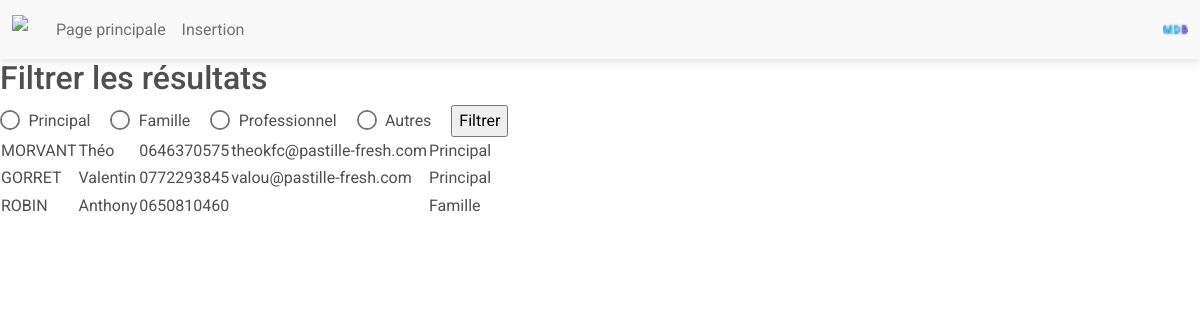
Page / (signed in) on the earlier database version.
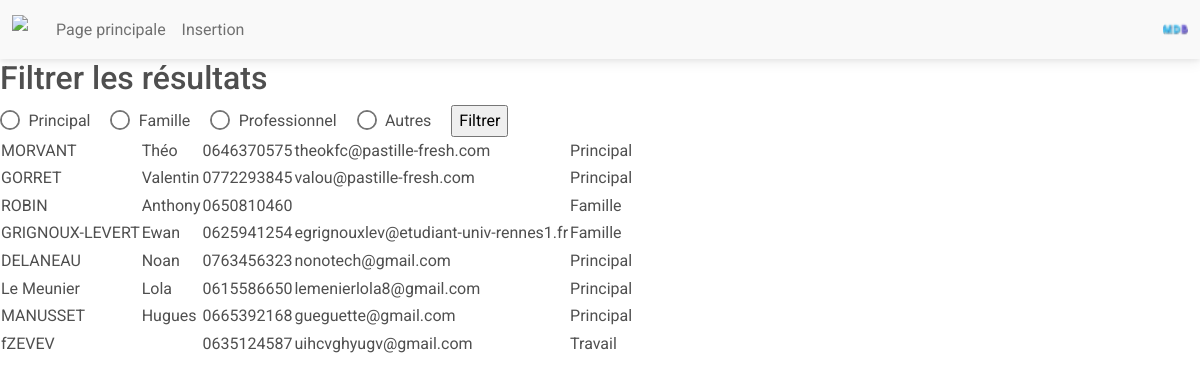
Same page on the later database version.
### tables this page shows
CREATE TABLE "Coordonnees" (
	"id"	INTEGER,
	"nom"	VARCHAR(30) NOT NULL,
	"prenom"	VARCHAR(30) NOT NULL,
	"phoneNumber"	VARCHAR(10),
	"email"	VARCHAR(40) CHECK("email" LIKE '%@%'),
	"idUsers"	INTEGER NOT NULL,
	"groups"	VARCHAR(10) NOT NULL CHECK("groups" IN ('Principal', 'Travail', 'Famille', 'Autre')),
	"socialMedia"	VARCHAR(100),
	PRIMARY KEY("id" AUTOINCREMENT),
	FOREIGN KEY("idUsers") REFERENCES "Users"("id") ON UPDATE CASCADE ON DELETE CASCADE
);

### index.php (the view, shortened to what this page needs)
<!DOCTYPE html>
<html lang="fr">
    <head>
        <link href="http://localhost/WEB2/IUT-Projet-WEB/style.css" rel="stylesheet" type="text/css">
        <link rel="stylesheet" href="https://cdnjs.cloudflare.com/ajax/libs/font-awesome/6.0.0/css/all.min.css%22/%3E">
        <link rel="stylesheet" href="css/mdb.min.css" />
    </head>
    <body>
        <nav class="navbar navbar-expand-lg navbar-light bg-light">
            <div class="container-fluid">
                <div class="collapse navbar-collapse" id="navbarSupportedContent">
                    <a class="navbar-brand mt-2 mt-lg-0">
                        <img src="#" height="30" loading="lazy"/>
                    </a>
                    <ul class="navbar-nav me-auto mb-2 mb-lg-0">
                        <li class="nav-item">
                        <a class="nav-link" href="index.php">Page principale</a>
                        </li>
                        <?php
                            if(isset($_SESSION) && $_SESSION['status']=='admin'){
                                echo '<li class="nav-item">';
                                echo '<a class="nav-link" href="insertion.php">Insertion</a>';
                                echo '</li>';
                            }
                        ?>
                    </ul>
                </div>
                <div class="d-flex align-items-center">
                    <div class="dropdown">
                        <a class="dropdown-toggle d-flex align-items-center hidden-arrow" href="#" id="navbarDropdownMenuAvatar" role="button" data-mdb-toggle="dropdown" aria-expanded="false">
                            <img src="img/mdb-favicon.ico" class="rounded-circle" height="25" alt="Black and White Portrait of a Man" loading="lazy"/>
                        </a>
                    </div>
                </div>
            </div>
        </nav>
        <section>
            <h2>Filtrer les résultats</h2>
            <form action="#" method="GET">
                <div class="form-check form-check-inline">
                    <input class="form-check-input" type="radio" name="inlineRadioOptions" id="inlineRadio1" value="Principal" />
                    <label class="form-check-label" for="inlineRadio1">Principal</label>
                </div>
                <div class="form-check form-check-inline">
                    <input class="form-check-input" type="radio" name="inlineRadioOptions" id="inlineRadio2" value="Famille" />
                    <label class="form-check-label" for="inlineRadio1">Famille</label>
                </div>
                <div class="form-check form-check-inline">
                    <input class="form-check-input" type="radio" name="inlineRadioOptions" id="inlineRadio3" value="Professionnel" />
                    <label class="form-check-label" for="inlineRadio1">Professionnel</label>
                </div>
                <div class="form-check form-check-inline">
                    <input class="form-check-input" type="radio" name="inlineRadioOptions" id="inlineRadio4" value="Autres" />
                    <label class="form-check-label" for="inlineRadio1">Autres</label>
                </div>
                <input type="submit" id='submit' value='Filtrer'>
            </form>
        </section>
        <?php
        $madb = new PDO('sqlite:'.$_SERVER["DOCUMENT_ROOT"]."/WEB2/IUT-Projet-WEB/DB/database.sqlite") ;
        if (!empty($_GET)){
            $groups_filtre= $madb->quote($_GET["inlineRadioOptions"]);
            $query = 'SELECT * FROM Coordonnees WHERE idUsers LIKE '.$_SESSION["id"].' AND groups LIKE '.$groups_filtre.';';
            $result = $madb->query($query);
            $tb = "<tr>";
            while ($row = $result->fetch(PDO::FETCH_ASSOC)) {
                $nom = $row["nom"];
                $prenom = $row["prenom"];
                $phone = $row["phoneNumber"];
                $mail = $row["email"];
                $groups = $row["groups"];
                $tb .= "<td> $nom </td>";
                $tb .= "<td> $prenom </td>";
                $tb .= "<td> $phone </td>";
                $tb .= "<td> $mail </td>";
                $tb .= "<td> $groups </td>";
                $tb .= "</tr>";
            }
        }
        else {
            $query = 'SELECT * FROM Coordonnees WHERE idUsers LIKE '.$_SESSION["id"].' ;';
            $result = $madb->query($query);
            $tb = "<tr>";
            while ($row = $result->fetch(PDO::FETCH_ASSOC)) {
                $nom = $row["nom"];
                $prenom = $row["prenom"];
                $phone = $row["phoneNumber"];
                $mail = $row["email"];
                $groups = $row["groups"];
                $tb .= "<td> $nom </td>";
                $tb .= "<td> $prenom </td>";
                $tb .= "<td> $phone </td>";
                $tb .= "<td> $mail </td>";
                $tb .= "<td> $groups </td>";
                $tb .= "</tr>";
            }
        }
        echo "<table id='index_tab'>".$tb."</table>";
        ?>
    </body>
</html>

Differences in the rows shown:
added coordonnees: nom "GRIGNOUX-LEVERT", prenom "Ewan", phoneNumber "0625941254", email "egrignouxlev@etudiant-univ-rennes1.fr", groups "Famille"
added coordonnees: nom "DELANEAU", prenom "Noan", phoneNumber "0763456323", email "nonotech@gmail.com", groups "Principal"
added coordonnees: nom "Le Meunier", prenom "Lola", phoneNumber "0615586650", email "lemenierlola8@gmail.com", groups "Principal"
added coordonnees: nom "MANUSSET", prenom "Hugues", phoneNumber "0665392168", email "gueguette@gmail.com", groups "Principal"
added coordonnees: nom "fZEVEV", phoneNumber "0635124587", email "uihcvghyugv@gmail.com", groups "Travail"
